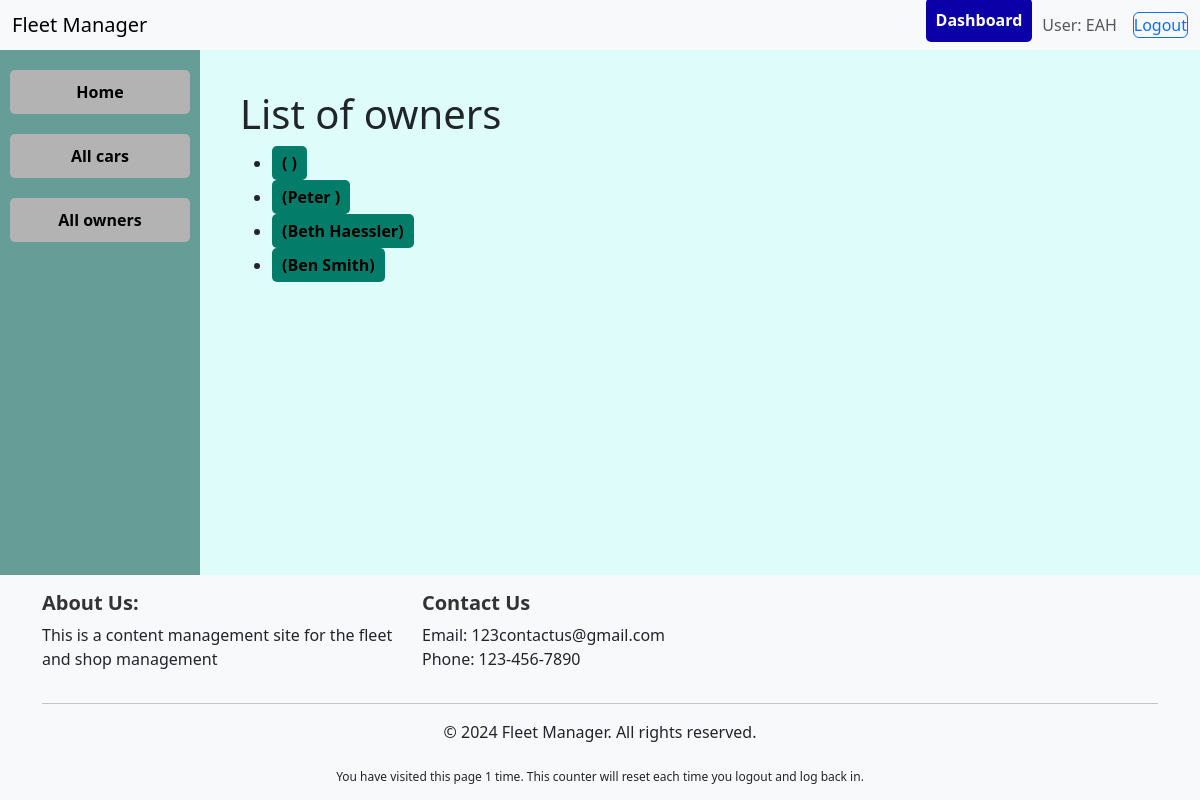
The app's page /catalog/owners/ (signed in) with its own data.
### catalog/models.py (models this page shows, shortened)
class Owner(models.Model):
    user = models.OneToOneField(User, on_delete=models.CASCADE, null=True, blank=True)
    first_name = models.CharField(
        max_length=100,
        help_text="Enter the owner's first name."
    )
    last_name = models.CharField(
        max_length=100,
        help_text="Enter the owner's last name."
    )
    phone_num = models.CharField(
        max_length=10,
        null=True,
        blank=True,
        default='Unknown"',
        help_text="Enter the owner's phone number without dashes (e.g., 1234567890). Maximum 10 digits."
    )
    address = models.TextField(
        max_length=300,
        null=True,
        blank=True,
        default='Unknown',
        help_text="Enter the owner's address. This can be a full street address."
    )
    has_insurance = models.BooleanField(
        default=False,
        help_text="Check if the owner has insurance for their vehicle."
    )
    insurance_provider = models.CharField(
        max_length=100,
        blank=True,
        default='Unknown',
        help_text="Enter the name of the insurance provider (if applicable)."
    )
    insurance_policy_number = models.CharField(
        max_length=50,
        blank=True,
        default='Unknown',
        help_text="Enter the insurance policy number (if applicable)."
    )
    class Meta: #orders the owners in the system as well as prevents duplicates
        ordering = ['last_name', 'first_name']
        unique_together = ['first_name', 'last_name', 'phone_num']
    def get_absolute_url(self):
        return reverse('owner-detail', args=[str(self.id)])

class FooterContent(models.Model):
    about_us = models.TextField(
        help_text="Enter a brief description of your company or website to display in the footer."
    )
    contact_email = models.EmailField(
        help_text="Enter the contact email address that users can reach out to."
    )
    contact_phone = models.CharField(
        max_length=15,
        help_text="Enter the contact phone number for customer inquiries."
    )

### catalog/views.py (the view)
# urls.py: path('owners/', views.OwnerListView.as_view(), name='owners'),
class OwnerListView(LoginRequiredMixin, AdminOrMechanicRequiredMixin, ListView):
    model = Owner
    context_object_name = 'owner_list'
    template_name = 'owner_management/owner_list.html'
    def test_func(self):
        return is_admin(self.request.user)
    def get_context_data(self, **kwargs):
        context = super().get_context_data(**kwargs)
        context['num_visits'] = increment_page_visits(self.request, 'owner_list')
        return context

### catalog/context_processors.py (called while the page is built)
def footer_content(request):
    try:
        footer_content = FooterContent.objects.first()  # Get the first (and only) footer content
    except FooterContent.DoesNotExist:
        footer_content = None  # Handle the case where no FooterContent exists
    return {
        'footer_content': footer_content
    }

### catalog/views.py (called while the page is built)
def increment_page_visits(request, page_name):
    session_key = f'num_visits_{page_name}'
    num_visits = request.session.get(session_key, 0)
    num_visits += 1
    request.session[session_key] = num_visits
    return num_visits

def is_admin(user):
    return user.groups.filter(name='Admin').exists() # Or check for a specific group

### catalog/templates/owner_management/owner_list.html
{% extends "base_generic.html" %}
{% block content %}
  <h1> List of owners</h1>
  {% if owner_list %}
    <ul>
      {% for owner in owner_list %}
      <li>
        <a href="{{ owner.get_absolute_url }}"class="owner_button">({{owner.first_name}} {{owner.last_name}})</a>
      </li>
      {% endfor %}
    </ul>
  {% else %}
    <p>There are no owners in the system.</p>
  {% endif %}
{% endblock %}

### catalog/templates/base_generic.html (shortened to what this page needs)
<!doctype html>
<html lang="en">
  <head>
    <link href="https://cdn.jsdelivr.net/npm/bootstrap@5.3.3/dist/css/bootstrap.min.css"
      rel="stylesheet"
>
    {% load static %}
    <link rel="stylesheet" type="text/css" href="{% static 'css/styles.css' %}" />
  </head>
  <body>
    <header class="navbar navbar-expand-lg navbar-light bg-light">
      <div class="container-fluid">
          <a class="navbar-brand" href="{% url 'index' %}">Fleet Manager</a>
          <div class="ms-auto d-flex">
              {% if user.is_authenticated %}
                  {% if user.groups.all.0.name == 'Customer' %}
                    <a href="{% url 'customer_dashboard' %}" class="navbar-button">Dashboard</a>
                  {% elif user.groups.all.0.name == 'Mechanics' %}
                    <a href="{% url 'mechanics_dashboard' %}" class="navbar-button">Work Dashboard</a>
                  {% elif user.groups.all.0.name == 'Admin' %}
                    <a href="{% url 'admin_dashboard' %}" class="navbar-button">Dashboard</a>
                  {% endif %}
                  <span class="navbar-text me-3">User: {{ user.get_username }}</span>
                  <form id="logout-form" method="post" action="{% url 'logout' %}" class="d-inline">
                      <button type="submit" class="btn btn-outline-primary">Logout</button>
                  </form>
              {% else %}
                  <a href="{% url 'login' %}?next={{ request.path }}" class="navbar-button">Login</a>
              {% endif %}
          </div>
      </div>
    </header>
    <div class="page-container">
      {% if user.is_authenticated and user.groups.all.0.name != 'Customer' %}
          <aside class="sidebar">
              {% block sidebar %}
                  <nav class="sidebar-nav">
                      <li><a href="{% url 'index' %}" class="sidebar_button">Home</a></li>
                      <li><a href="{% url 'cars' %}" class="sidebar_button">All cars</a></li>
                      <li><a href="{% url 'owners' %}" class="sidebar_button">All owners</a></li>
                  </nav>
              {% endblock %}
          </aside>
      {% endif %}
      <main class="main-content {% if not user.is_authenticated %}full-width{% endif %}">
        {% block content %}{% endblock %}
      </main>
    </div>
    <footer class="footer mt-auto py-3 bg-light">
      <div class="container">
        <div class="row">
          <div class="col-md-4">
            <h5>About Us:</h5>
            <p>{{ footer_content.about_us }}</p>
          </div>
          <div class="col-md-4">
            <h5>Contact Us</h5>
            <p>Email: {{ footer_content.contact_email }}<br>Phone: {{ footer_content.contact_phone }}</p>
          </div>
        </div>
        <hr>
        <div class="row">
          <div class="col-md-12 text-center">
            <p>&copy; 2024 Fleet Manager. All rights reserved.</p>
            <sub>You have visited this page {{ num_visits }} time{{ num_visits|pluralize }}.
              This counter will reset each time you logout and log back in.</sub>
          </div>
        </div>
      </div>
    </footer>
  </body>
</html>

### catalog/static/css/styles.css (style rules this page uses)
body { background-color: rgb(222, 252, 249); margin: 0; padding: 0; min-height: 100vh; display: flex; flex-direction: column; }
.page-container { display: flex; flex: 1; }
.main-content { flex: 1; padding: 40px; overflow-y: auto; }
.navbar { position: sticky; top: 0; z-index: 1030; height: 50px; }
.navbar-button { border-color: #04003a; color: #fff; background-color: #0b00a8; margin-right: 10px; display: block; padding: 10px; margin-bottom: 10px; text-decoration: none; border-radius: 5px; font-weight: bold; text-align: center; transition: background-color 0.3s ease, color 0.3s ease; }
.ms-auto { display: flex; align-items: center; }
.sidebar { width: 200px; background-color: #669e97; padding: 20px 10px; }
.sidebar-nav { display: flex; flex-direction: column; gap: 10px; }
.sidebar-nav li { list-style-type: none; width: 100%; }
.sidebar_button { display: block; padding: 10px; margin-bottom: 10px; background-color: #b3b3b3; color: black; text-decoration: none; border-radius: 5px; font-weight: bold; text-align: center; transition: background-color 0.3s ease, color 0.3s ease; }
.plate_button, .owner_button { display: inline-block; padding: 5px 10px; border-radius: 5px; font-weight: bold; text-decoration: none; transition: background-color 0.3s ease, color 0.3s ease; }
.owner_button { background-color: #037d6a; color: black; }
#logout-form { display: inline; }
#logout-form button { padding: 0; margin: 0; }
.footer { position: relative; bottom: 0; width: 100%; background-color: #f8f9fa; padding: 20px 0; margin-top: 20px; }
.footer h5 { color: #333; font-weight: bold; }

### records on screen
Owner: first_name "Peter"
Owner: first_name "Beth", last_name "Haessler"
Owner: first_name "Ben", last_name "Smith"
FooterContent: about_us "This is a content management site for the fleet and shop management", contact_email "123contactus@gmail.com", contact_phone "123-456-7890"

### other values on screen
{{ user.get_username }} "EAH"
{{ num_visits }} "1"
